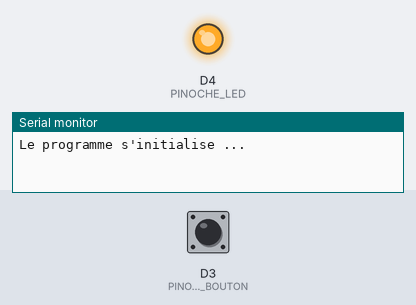
A sketch run on a simulated ESP8266 (NodeMCU). Shown: output pins drawn as LEDs (lit = HIGH), the last lines printed to the serial monitor. The inputs (shaded band) are chosen by the test bench; at power-on: D3 (PINOCHE_BOUTON) HIGH.

Above: at 1.2 s.
1.3 s: D3 (PINOCHE_BOUTON) pulled LOW for 0.15 s
At 2.5 s:
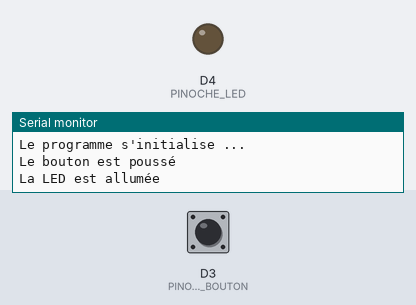
2.9 s: D3 (PINOCHE_BOUTON) pulled LOW for 1 s
At 3.9 s:
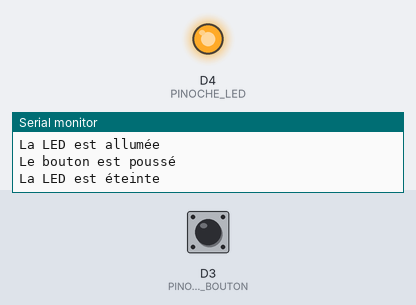
5.4 s: D3 (PINOCHE_BOUTON) pulled LOW for 3.2 s
At 5.8 s:
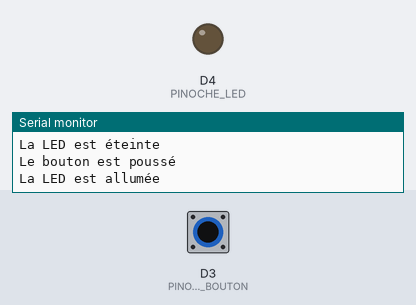
Timing chart, 0 to 8.4 s (numbered marks = the images above; inputs shaded):
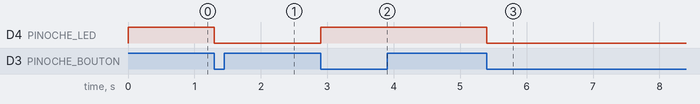

The sketch:

07-TestDebouncerCallback.ino
```cpp
// (licence header left out)
#define DEBUG                                               // Trace des états et actions

#define PINOCHE_BOUTON D3                                   // Entrée ESP du bouton
#define PINOCHE_LED D4                                      // Sortie ESP de la LED
#define BOUTON_PULL_UP false                                // Bouton sans tirage au niveau haut
#define BOUTON_ANTI_REBOND (50)                             // Anti-rebond à 50 ms
#define BOUTON_BAS true                                     // Bouton actif au niveau bas
#define ALLUME_LED LOW                                      // LED allumée à l'état BAS
#define ETEINS_LED HIGH                                     // LED éteinte à l'état HAUT

#include <EasyButton.h>                                     // Librairie Easy Button

// Variables
int etatLed = ETEINS_LED;                                   // État initial de la LED

// Classe Easy Button
EasyButton bouton(PINOCHE_BOUTON, BOUTON_ANTI_REBOND, BOUTON_BAS, BOUTON_PULL_UP);

// Routine activée lors de l'appui sur le bouton
void appuiBouton() {
    #ifdef DEBUG
        Serial.println("Le bouton est poussé");             // Tracer l'état du bouton
    #endif
    etatLed = ! etatLed;                                    // Oui, inverser l'état de la LED
    digitalWrite(PINOCHE_LED, etatLed);                     // Écrire le nouvel état de la LED
    #ifdef DEBUG
        if (etatLed == ALLUME_LED) {                        // Est-ce que la LED est allumée ?
            Serial.println("La LED est allumée");
        } else {
            Serial.println("La LED est éteinte");
        }
    #endif
}

// Initialisation au lancement du programme
void setup() {
    #ifdef DEBUG
        Serial.begin(74880);                                // Initialise le port série à 74880 bds (~ 7.500 caractères par seconde)
        Serial.println("Le programme s'initialise ...");
    #endif
    digitalWrite(PINOCHE_LED, ETEINS_LED);                  // Éteins la LED
    pinMode(PINOCHE_LED, OUTPUT);                           // Définit la pinoche de la LED en sortie
    bouton.begin();                                         // Lance la gestion du bouton
    bouton.onPressed(appuiBouton);                          // Routine à appeler lors de l'appui sur le bouton
}

// Boucle permanente
void loop() {
    bouton.read();                                          // Passer la main à la classe EasyButton
}
```

Measured:
- after the input at 1.3 s, D4 (PINOCHE_LED): HIGH → LOW at once
- after the input at 2.9 s, D4 (PINOCHE_LED): LOW → HIGH at once
- after the input at 5.4 s, D4 (PINOCHE_LED): HIGH → LOW at once
